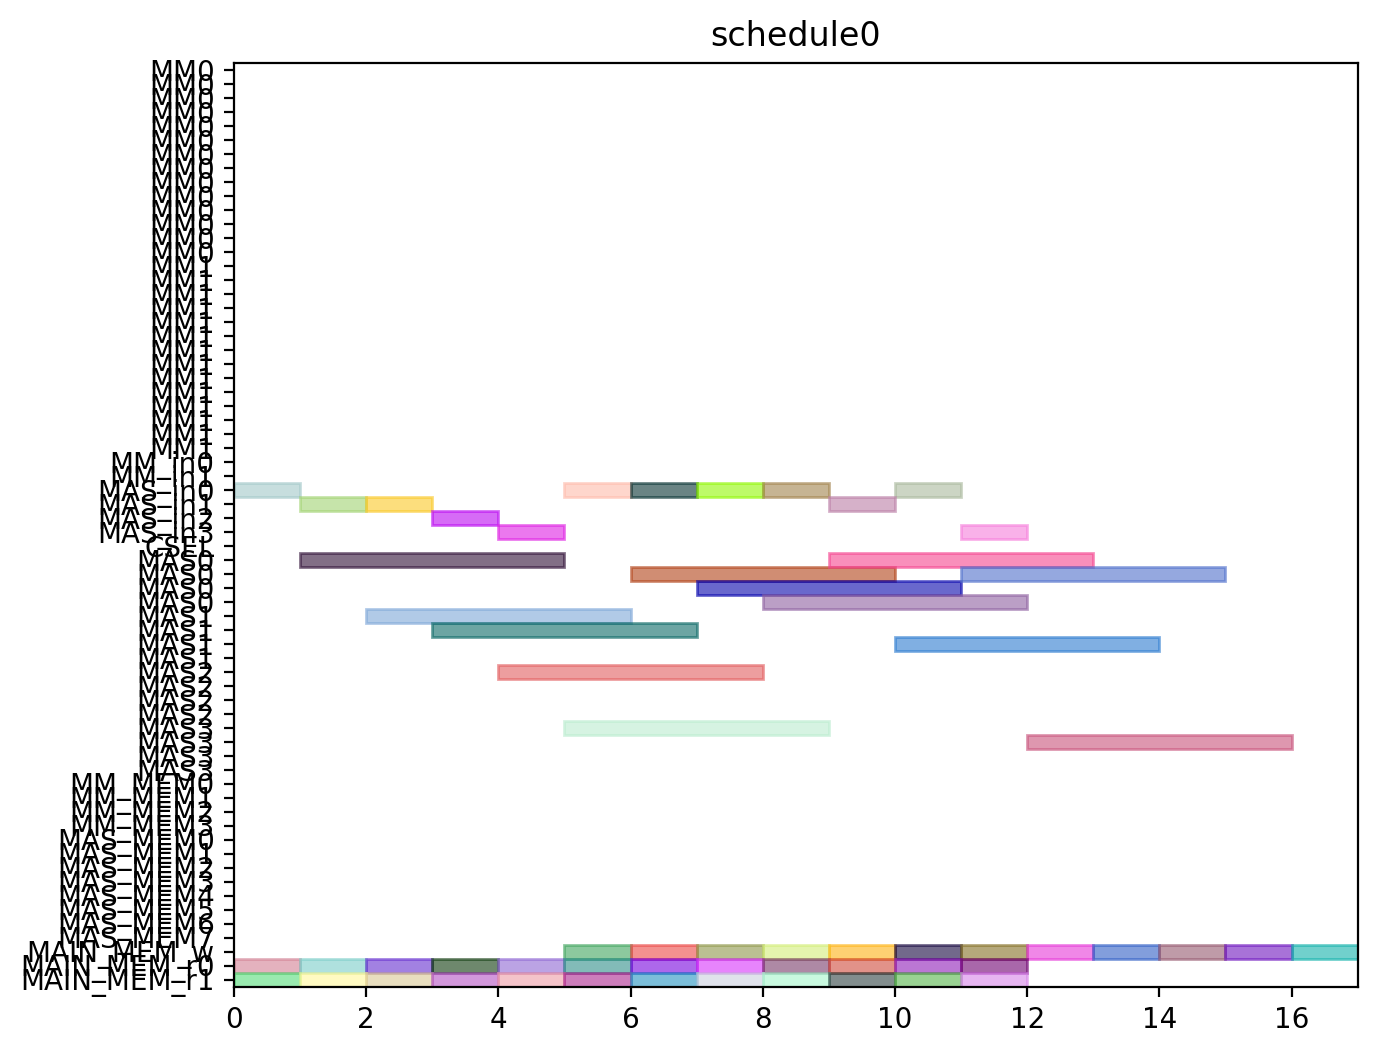

Write the Python code that produced this figure.
from pyschedule import Scenario, solvers, plotters, alt


def solve():
	horizon = 120
	S = Scenario("schedule0", horizon=horizon)

	# resource
	MM = S.Resources('MM', num=2, size=14)
	MM_in = S.Resources('MM_in', num=2)
	MAS_in = S.Resources('MAS_in', num=4)
	CSEL = S.Resource('CSEL')
	MAS = S.Resources('MAS', num=4, size=4, periods=range(1, horizon))
	MM_MEM = S.Resources('MM_MEM', num=4)
	MAS_MEM = S.Resources('MAS_MEM', num=8)
	MAIN_MEM_w = S.Resource('MAIN_MEM_w', size=1)
	MAIN_MEM_r = S.Resources('MAIN_MEM_r', num=2)

	# result of previous scheduling

	# new tasks
	c000 = S.Task('c000', length=4, delay_cost=1)
	c000 += alt(MAS)
	c000_in = S.Task('c000_in', length=1, delay_cost=1)
	c000_in += alt(MAS_in)
	S += c000_in*MAS_in[0]<=c000*MAS[0]

	S += c000_in*MAS_in[1]<=c000*MAS[1]

	S += c000_in*MAS_in[2]<=c000*MAS[2]

	S += c000_in*MAS_in[3]<=c000*MAS[3]

	S += 0<c000

	c000_w = S.Task('c000_w', length=1, delay_cost=1)
	c000_w += alt(MAIN_MEM_w)
	S += c000 <= c000_w

	c000_mem0 = S.Task('c000_mem0', length=1, delay_cost=1)
	c000_mem0 += MAIN_MEM_r[0]
	S += c000_mem0 <= c000

	c000_mem1 = S.Task('c000_mem1', length=1, delay_cost=1)
	c000_mem1 += MAIN_MEM_r[1]
	S += c000_mem1 <= c000

	c001 = S.Task('c001', length=4, delay_cost=1)
	c001 += alt(MAS)
	c001_in = S.Task('c001_in', length=1, delay_cost=1)
	c001_in += alt(MAS_in)
	S += c001_in*MAS_in[0]<=c001*MAS[0]

	S += c001_in*MAS_in[1]<=c001*MAS[1]

	S += c001_in*MAS_in[2]<=c001*MAS[2]

	S += c001_in*MAS_in[3]<=c001*MAS[3]

	S += 0<c001

	c001_w = S.Task('c001_w', length=1, delay_cost=1)
	c001_w += alt(MAIN_MEM_w)
	S += c001 <= c001_w

	c001_mem0 = S.Task('c001_mem0', length=1, delay_cost=1)
	c001_mem0 += MAIN_MEM_r[0]
	S += c001_mem0 <= c001

	c001_mem1 = S.Task('c001_mem1', length=1, delay_cost=1)
	c001_mem1 += MAIN_MEM_r[1]
	S += c001_mem1 <= c001

	c010 = S.Task('c010', length=4, delay_cost=1)
	c010 += alt(MAS)
	c010_in = S.Task('c010_in', length=1, delay_cost=1)
	c010_in += alt(MAS_in)
	S += c010_in*MAS_in[0]<=c010*MAS[0]

	S += c010_in*MAS_in[1]<=c010*MAS[1]

	S += c010_in*MAS_in[2]<=c010*MAS[2]

	S += c010_in*MAS_in[3]<=c010*MAS[3]

	S += 0<c010

	c010_w = S.Task('c010_w', length=1, delay_cost=1)
	c010_w += alt(MAIN_MEM_w)
	S += c010 <= c010_w

	c010_mem0 = S.Task('c010_mem0', length=1, delay_cost=1)
	c010_mem0 += MAIN_MEM_r[0]
	S += c010_mem0 <= c010

	c010_mem1 = S.Task('c010_mem1', length=1, delay_cost=1)
	c010_mem1 += MAIN_MEM_r[1]
	S += c010_mem1 <= c010

	c011 = S.Task('c011', length=4, delay_cost=1)
	c011 += alt(MAS)
	c011_in = S.Task('c011_in', length=1, delay_cost=1)
	c011_in += alt(MAS_in)
	S += c011_in*MAS_in[0]<=c011*MAS[0]

	S += c011_in*MAS_in[1]<=c011*MAS[1]

	S += c011_in*MAS_in[2]<=c011*MAS[2]

	S += c011_in*MAS_in[3]<=c011*MAS[3]

	S += 0<c011

	c011_w = S.Task('c011_w', length=1, delay_cost=1)
	c011_w += alt(MAIN_MEM_w)
	S += c011 <= c011_w

	c011_mem0 = S.Task('c011_mem0', length=1, delay_cost=1)
	c011_mem0 += MAIN_MEM_r[0]
	S += c011_mem0 <= c011

	c011_mem1 = S.Task('c011_mem1', length=1, delay_cost=1)
	c011_mem1 += MAIN_MEM_r[1]
	S += c011_mem1 <= c011

	c100 = S.Task('c100', length=4, delay_cost=1)
	c100 += alt(MAS)
	c100_in = S.Task('c100_in', length=1, delay_cost=1)
	c100_in += alt(MAS_in)
	S += c100_in*MAS_in[0]<=c100*MAS[0]

	S += c100_in*MAS_in[1]<=c100*MAS[1]

	S += c100_in*MAS_in[2]<=c100*MAS[2]

	S += c100_in*MAS_in[3]<=c100*MAS[3]

	S += 0<c100

	c100_w = S.Task('c100_w', length=1, delay_cost=1)
	c100_w += alt(MAIN_MEM_w)
	S += c100 <= c100_w

	c100_mem0 = S.Task('c100_mem0', length=1, delay_cost=1)
	c100_mem0 += MAIN_MEM_r[0]
	S += c100_mem0 <= c100

	c100_mem1 = S.Task('c100_mem1', length=1, delay_cost=1)
	c100_mem1 += MAIN_MEM_r[1]
	S += c100_mem1 <= c100

	c101 = S.Task('c101', length=4, delay_cost=1)
	c101 += alt(MAS)
	c101_in = S.Task('c101_in', length=1, delay_cost=1)
	c101_in += alt(MAS_in)
	S += c101_in*MAS_in[0]<=c101*MAS[0]

	S += c101_in*MAS_in[1]<=c101*MAS[1]

	S += c101_in*MAS_in[2]<=c101*MAS[2]

	S += c101_in*MAS_in[3]<=c101*MAS[3]

	S += 0<c101

	c101_w = S.Task('c101_w', length=1, delay_cost=1)
	c101_w += alt(MAIN_MEM_w)
	S += c101 <= c101_w

	c101_mem0 = S.Task('c101_mem0', length=1, delay_cost=1)
	c101_mem0 += MAIN_MEM_r[0]
	S += c101_mem0 <= c101

	c101_mem1 = S.Task('c101_mem1', length=1, delay_cost=1)
	c101_mem1 += MAIN_MEM_r[1]
	S += c101_mem1 <= c101

	c110 = S.Task('c110', length=4, delay_cost=1)
	c110 += alt(MAS)
	c110_in = S.Task('c110_in', length=1, delay_cost=1)
	c110_in += alt(MAS_in)
	S += c110_in*MAS_in[0]<=c110*MAS[0]

	S += c110_in*MAS_in[1]<=c110*MAS[1]

	S += c110_in*MAS_in[2]<=c110*MAS[2]

	S += c110_in*MAS_in[3]<=c110*MAS[3]

	S += 0<c110

	c110_w = S.Task('c110_w', length=1, delay_cost=1)
	c110_w += alt(MAIN_MEM_w)
	S += c110 <= c110_w

	c110_mem0 = S.Task('c110_mem0', length=1, delay_cost=1)
	c110_mem0 += MAIN_MEM_r[0]
	S += c110_mem0 <= c110

	c110_mem1 = S.Task('c110_mem1', length=1, delay_cost=1)
	c110_mem1 += MAIN_MEM_r[1]
	S += c110_mem1 <= c110

	c111 = S.Task('c111', length=4, delay_cost=1)
	c111 += alt(MAS)
	c111_in = S.Task('c111_in', length=1, delay_cost=1)
	c111_in += alt(MAS_in)
	S += c111_in*MAS_in[0]<=c111*MAS[0]

	S += c111_in*MAS_in[1]<=c111*MAS[1]

	S += c111_in*MAS_in[2]<=c111*MAS[2]

	S += c111_in*MAS_in[3]<=c111*MAS[3]

	S += 0<c111

	c111_w = S.Task('c111_w', length=1, delay_cost=1)
	c111_w += alt(MAIN_MEM_w)
	S += c111 <= c111_w

	c111_mem0 = S.Task('c111_mem0', length=1, delay_cost=1)
	c111_mem0 += MAIN_MEM_r[0]
	S += c111_mem0 <= c111

	c111_mem1 = S.Task('c111_mem1', length=1, delay_cost=1)
	c111_mem1 += MAIN_MEM_r[1]
	S += c111_mem1 <= c111

	c200 = S.Task('c200', length=4, delay_cost=1)
	c200 += alt(MAS)
	c200_in = S.Task('c200_in', length=1, delay_cost=1)
	c200_in += alt(MAS_in)
	S += c200_in*MAS_in[0]<=c200*MAS[0]

	S += c200_in*MAS_in[1]<=c200*MAS[1]

	S += c200_in*MAS_in[2]<=c200*MAS[2]

	S += c200_in*MAS_in[3]<=c200*MAS[3]

	S += 0<c200

	c200_w = S.Task('c200_w', length=1, delay_cost=1)
	c200_w += alt(MAIN_MEM_w)
	S += c200 <= c200_w

	c200_mem0 = S.Task('c200_mem0', length=1, delay_cost=1)
	c200_mem0 += MAIN_MEM_r[0]
	S += c200_mem0 <= c200

	c200_mem1 = S.Task('c200_mem1', length=1, delay_cost=1)
	c200_mem1 += MAIN_MEM_r[1]
	S += c200_mem1 <= c200

	c201 = S.Task('c201', length=4, delay_cost=1)
	c201 += alt(MAS)
	c201_in = S.Task('c201_in', length=1, delay_cost=1)
	c201_in += alt(MAS_in)
	S += c201_in*MAS_in[0]<=c201*MAS[0]

	S += c201_in*MAS_in[1]<=c201*MAS[1]

	S += c201_in*MAS_in[2]<=c201*MAS[2]

	S += c201_in*MAS_in[3]<=c201*MAS[3]

	S += 0<c201

	c201_w = S.Task('c201_w', length=1, delay_cost=1)
	c201_w += alt(MAIN_MEM_w)
	S += c201 <= c201_w

	c201_mem0 = S.Task('c201_mem0', length=1, delay_cost=1)
	c201_mem0 += MAIN_MEM_r[0]
	S += c201_mem0 <= c201

	c201_mem1 = S.Task('c201_mem1', length=1, delay_cost=1)
	c201_mem1 += MAIN_MEM_r[1]
	S += c201_mem1 <= c201

	c210 = S.Task('c210', length=4, delay_cost=1)
	c210 += alt(MAS)
	c210_in = S.Task('c210_in', length=1, delay_cost=1)
	c210_in += alt(MAS_in)
	S += c210_in*MAS_in[0]<=c210*MAS[0]

	S += c210_in*MAS_in[1]<=c210*MAS[1]

	S += c210_in*MAS_in[2]<=c210*MAS[2]

	S += c210_in*MAS_in[3]<=c210*MAS[3]

	S += 0<c210

	c210_w = S.Task('c210_w', length=1, delay_cost=1)
	c210_w += alt(MAIN_MEM_w)
	S += c210 <= c210_w

	c210_mem0 = S.Task('c210_mem0', length=1, delay_cost=1)
	c210_mem0 += MAIN_MEM_r[0]
	S += c210_mem0 <= c210

	c210_mem1 = S.Task('c210_mem1', length=1, delay_cost=1)
	c210_mem1 += MAIN_MEM_r[1]
	S += c210_mem1 <= c210

	c211 = S.Task('c211', length=4, delay_cost=1)
	c211 += alt(MAS)
	c211_in = S.Task('c211_in', length=1, delay_cost=1)
	c211_in += alt(MAS_in)
	S += c211_in*MAS_in[0]<=c211*MAS[0]

	S += c211_in*MAS_in[1]<=c211*MAS[1]

	S += c211_in*MAS_in[2]<=c211*MAS[2]

	S += c211_in*MAS_in[3]<=c211*MAS[3]

	S += 0<c211

	c211_w = S.Task('c211_w', length=1, delay_cost=1)
	c211_w += alt(MAIN_MEM_w)
	S += c211 <= c211_w

	c211_mem0 = S.Task('c211_mem0', length=1, delay_cost=1)
	c211_mem0 += MAIN_MEM_r[0]
	S += c211_mem0 <= c211

	c211_mem1 = S.Task('c211_mem1', length=1, delay_cost=1)
	c211_mem1 += MAIN_MEM_r[1]
	S += c211_mem1 <= c211

	solvers.mip.solve(S,msg=1,kind='CPLEX',ratio_gap=1.01)

	solution = [['hoge']*len(S.solution()[1]) for i in range(len(S.solution()))]
	for i in range(len(S.solution())):
		for j in range(len(S.solution()[i])):
			solution[i][j]=str(S.solution()[i][j])
	print(solution)

	cycles = int(solution[-1][3])

	pic_file_name = "/mnt/rose/usr1/fukuda/ABE/multiRAM_multiMAS_16mux/scheduling_result/stage14MM2_stage4MAS4/CONJ/schedule0.png"
	if(S.solution() != []):
		plotters.matplotlib.plot(S,img_filename=pic_file_name, show_task_labels=False, fig_size=(cycles*0.25+3, 6))

	return solution
